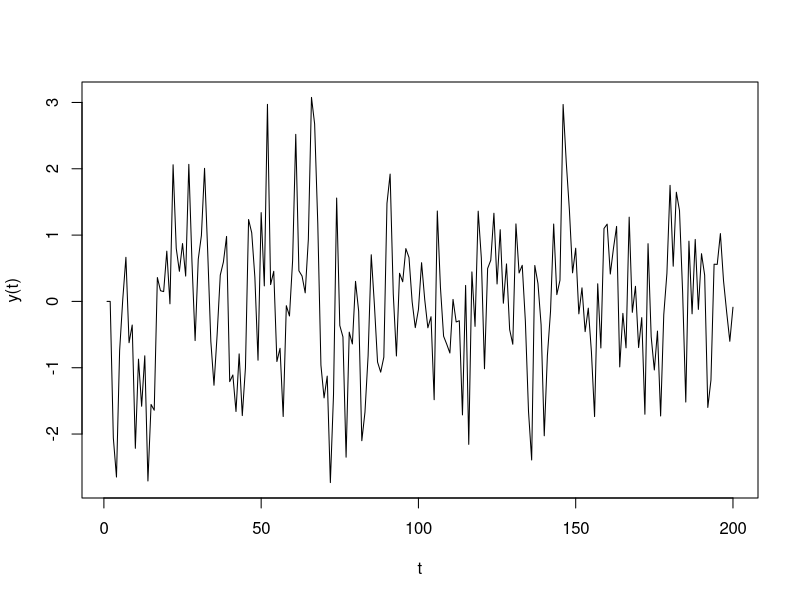
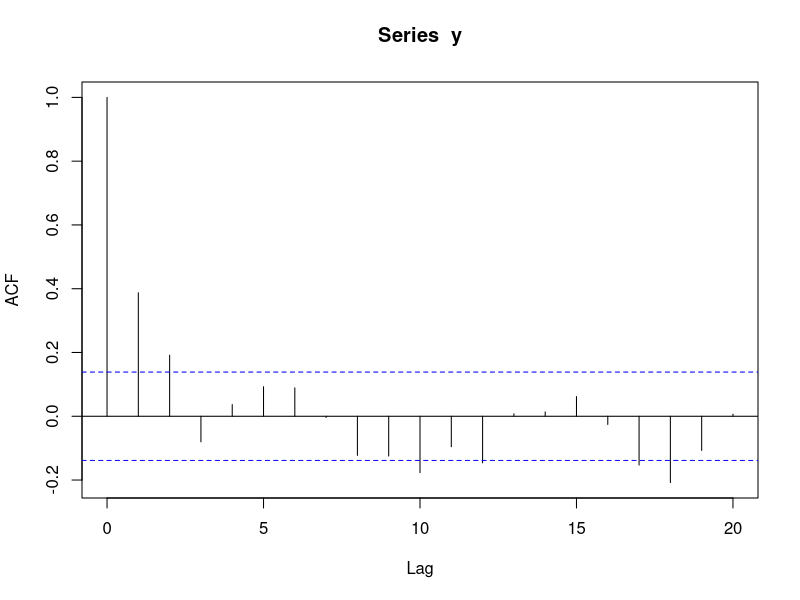
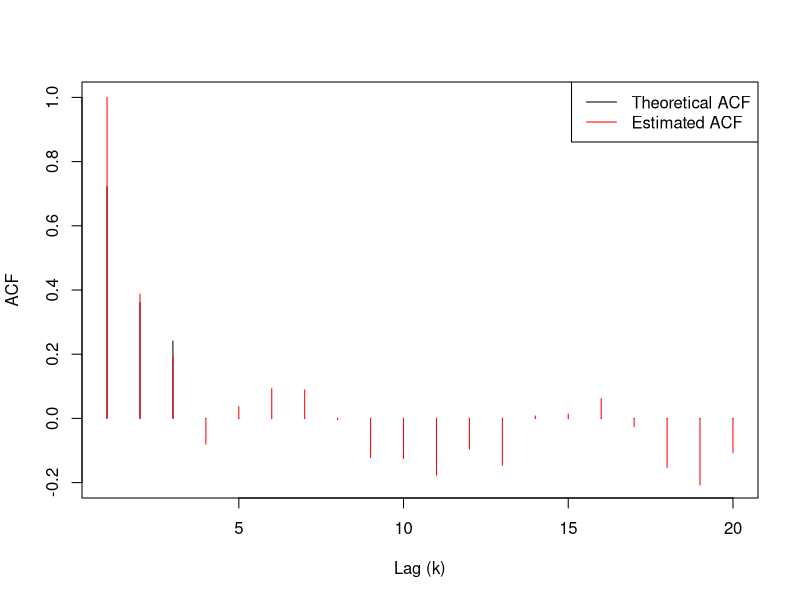
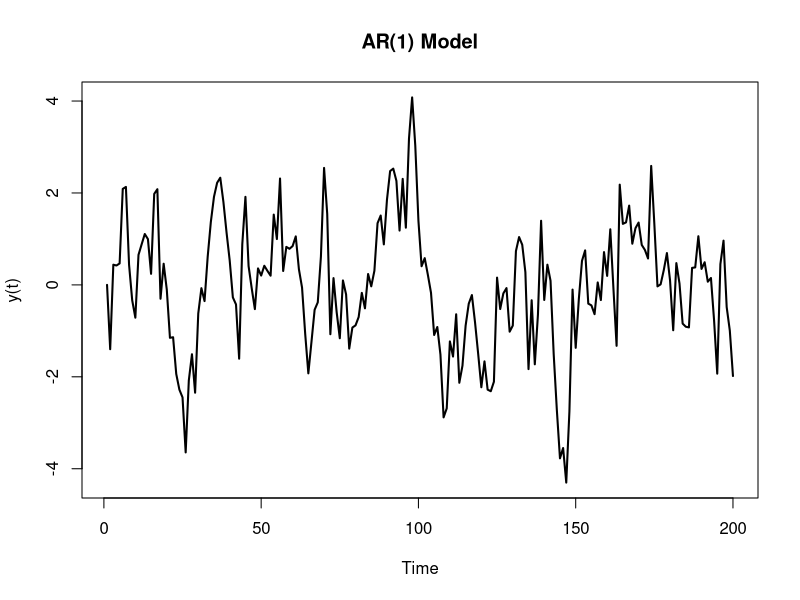
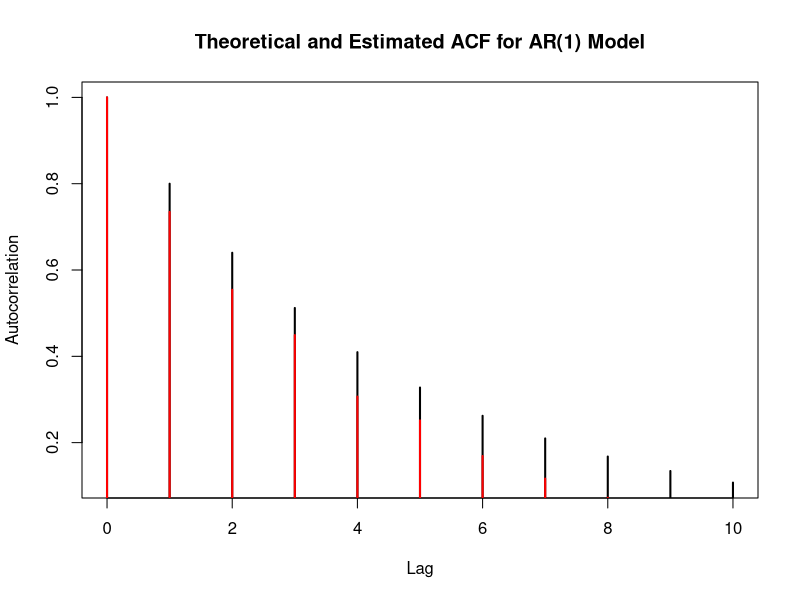

Reproduce these figures in R, in order.

####################################### MA(2) Model ############################3


################### (a) ####################

# Set the values of p(1) and p(2)
p1 <- 1/2
p2 <- 1/3

# Generate 200 iid values of x(t) from a normal distribution with mean 0 and variance 1
x <- rnorm(200, mean = 0, sd = 1)

# Initialize the vector to store the values of y(t)
y <- numeric(200)

# Calculate the values of y(t) using the MA(2) model
for (t in 3:200) {
  y[t] <- x[t] + p1*x[t-1] + p2*x[t-2]
}

# Plot the values of y(t) against t
plot(1:200, y, type = "l", xlab = "t", ylab = "y(t)")

################## (b) #######################
# Compute the mean and variance of y(t)
mean_y <- mean(y)
var_y <- var(y)

# Compute the ACF of y(t) from the generated samples
acf_estimated <- acf(y, lag.max = 20, plot = FALSE)$acf

# Compute the ACF of y(t) and plot the ACF against k
acf_y <- acf(y, lag.max = 20, plot = TRUE)

############### (c) ####################

# Define the ACF values
acf_theoretical <- c(13/18, 1/2 * 13/18, 1/3 * 13/18, rep(0, 17))

# Plot the ACF using a stem-and-leaf plot
stem(acf_theoretical, scale = 2)

############## (d)  ##################


acf_theoretical <- c(13/18, 1/2 * 13/18, 1/3 * 13/18, rep(0, 17))

# Plot the theoretical ACF and estimated ACF together
plot(acf_theoretical, type = "h", ylim = c(-0.2, 1), xlab = "Lag (k)", ylab = "ACF")
lines(acf_estimated, type = "h", col = "red")
legend("topright", legend = c("Theoretical ACF", "Estimated ACF"), lty = c(1,1), col = c("black", "red"))

####################################### MA(2) Model ############################

################# (a) ################

# Parameters
p <- 0.8 # autoregressive coefficient
n <- 200 # number of time steps

# Compute theoretical ACF
lags <- 0:10 # lags to compute ACF for
acf_theoretical <- p^lags # theoretical ACF values


############## (b) ##############

acf <- p^lags # ACF values

# Generate time series
set.seed(123) # set random seed for reproducibility
eps <- rnorm(n) # generate iid noise
y <- arima.sim(list(ar=p), n, innov=eps)
y[1] <- 0 # set y(0) to 0

# Plot time series
plot(y, type="l", lwd=2, xlab="Time", ylab="y(t)", main="AR(1) Model")


######################### (c) ######################

# Compute estimated ACF
acf_estimated <- acf(y, lag.max=10, plot=FALSE)$acf[1:11]

# Plot ACFs
plot(lags, acf_theoretical, type="h", lwd=2, xlab="Lag", ylab="Autocorrelation",
     main="Theoretical and Estimated ACF for AR(1) Model")
points(lags, acf_estimated, type="h", lwd=2, col="red")

# Compute RMSE
rmse <- sqrt(mean((acf_theoretical - acf_estimated)^2))
cat("RMSE:", rmse, "\n")



